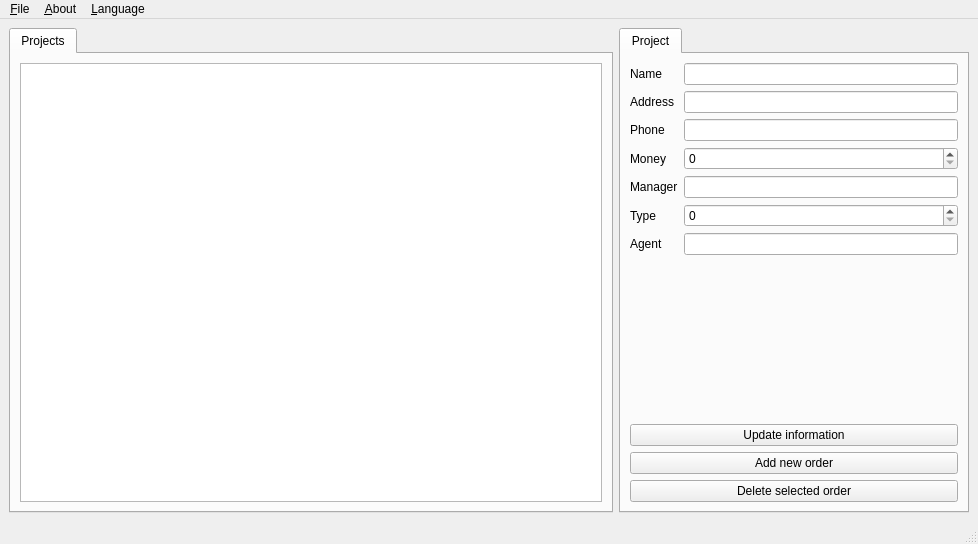
<?xml version="1.0" encoding="UTF-8"?>
<ui version="4.0">
 <class>MainWindow</class>
 <widget class="QMainWindow" name="MainWindow">
  <property name="geometry">
   <rect>
    <x>0</x>
    <y>0</y>
    <width>978</width>
    <height>544</height>
   </rect>
  </property>
  <property name="windowTitle">
   <string>MainWindow</string>
  </property>
  <widget class="QWidget" name="centralwidget">
   <layout class="QGridLayout" name="gridLayout">
    <item row="0" column="2">
     <widget class="QTabWidget" name="tabWidget_2">
      <property name="minimumSize">
       <size>
        <width>350</width>
        <height>0</height>
       </size>
      </property>
      <property name="maximumSize">
       <size>
        <width>250</width>
        <height>16777215</height>
       </size>
      </property>
      <property name="currentIndex">
       <number>0</number>
      </property>
      <widget class="QWidget" name="tabprojectInsert">
       <attribute name="title">
        <string>Project</string>
       </attribute>
       <layout class="QGridLayout" name="gridLayout_5">
        <item row="0" column="0">
         <layout class="QFormLayout" name="formLayout">
          <item row="0" column="0">
           <widget class="QLabel" name="label">
            <property name="text">
             <string>Name</string>
            </property>
           </widget>
          </item>
          <item row="0" column="1">
           <widget class="QLineEdit" name="lineEditName"/>
          </item>
          <item row="1" column="0">
           <widget class="QLabel" name="label_2">
            <property name="text">
             <string>Address</string>
            </property>
           </widget>
          </item>
          <item row="1" column="1">
           <widget class="QLineEdit" name="lineEditaddress"/>
          </item>
          <item row="2" column="0">
           <widget class="QLabel" name="label_3">
            <property name="text">
             <string>Phone</string>
            </property>
           </widget>
          </item>
          <item row="2" column="1">
           <widget class="QLineEdit" name="lineEditphonenumber"/>
          </item>
          <item row="3" column="1">
           <widget class="QSpinBox" name="spinBoxmoney"/>
          </item>
          <item row="4" column="0">
           <widget class="QLabel" name="label_5">
            <property name="text">
             <string>Manager</string>
            </property>
           </widget>
          </item>
          <item row="4" column="1">
           <widget class="QLineEdit" name="lineEditmanager"/>
          </item>
          <item row="5" column="0">
           <widget class="QLabel" name="label_6">
            <property name="text">
             <string>Type</string>
            </property>
           </widget>
          </item>
          <item row="5" column="1">
           <widget class="QSpinBox" name="spinBoxtype"/>
          </item>
          <item row="6" column="0">
           <widget class="QLabel" name="label_7">
            <property name="text">
             <string>Agent</string>
            </property>
           </widget>
          </item>
          <item row="6" column="1">
           <widget class="QLineEdit" name="lineEditagent"/>
          </item>
          <item row="3" column="0">
           <widget class="QLabel" name="label_4">
            <property name="text">
             <string>Money</string>
            </property>
           </widget>
          </item>
         </layout>
        </item>
        <item row="1" column="0">
         <layout class="QVBoxLayout" name="verticalLayout_3">
          <item>
           <widget class="QPushButton" name="pushButtonUpdateprojects">
            <property name="text">
             <string>Update information</string>
            </property>
           </widget>
          </item>
          <item>
           <widget class="QPushButton" name="pushButtonAddprojects">
            <property name="text">
             <string>Add new order</string>
            </property>
           </widget>
          </item>
          <item>
           <widget class="QPushButton" name="pushButtonDeleteprojects">
            <property name="text">
             <string>Delete selected order</string>
            </property>
           </widget>
          </item>
         </layout>
        </item>
       </layout>
      </widget>
     </widget>
    </item>
    <item row="0" column="1">
     <widget class="QTabWidget" name="tabWidget">
      <property name="currentIndex">
       <number>0</number>
      </property>
      <widget class="QWidget" name="tabPets">
       <attribute name="title">
        <string>Projects</string>
       </attribute>
       <layout class="QGridLayout" name="gridLayout_2">
        <item row="0" column="0">
         <widget class="QTableView" name="tableViewprojects"/>
        </item>
       </layout>
      </widget>
     </widget>
    </item>
   </layout>
  </widget>
  <widget class="QMenuBar" name="menubar">
   <property name="geometry">
    <rect>
     <x>0</x>
     <y>0</y>
     <width>978</width>
     <height>26</height>
    </rect>
   </property>
   <widget class="QMenu" name="menuFile">
    <property name="title">
     <string>&amp;File</string>
    </property>
    <addaction name="actionConnect"/>
    <addaction name="actionExit"/>
   </widget>
   <widget class="QMenu" name="menuAbout">
    <property name="title">
     <string>&amp;About</string>
    </property>
    <addaction name="actionAbout_Qt"/>
    <addaction name="actionAbout_author"/>
   </widget>
   <widget class="QMenu" name="menuLanguage">
    <property name="title">
     <string>&amp;Language</string>
    </property>
    <addaction name="actionEnglish"/>
    <addaction name="action"/>
   </widget>
   <addaction name="menuFile"/>
   <addaction name="menuAbout"/>
   <addaction name="menuLanguage"/>
  </widget>
  <widget class="QStatusBar" name="statusbar"/>
  <action name="actionConnect">
   <property name="text">
    <string>&amp;Connect</string>
   </property>
  </action>
  <action name="actionExit">
   <property name="text">
    <string>&amp;Exit</string>
   </property>
  </action>
  <action name="actionAbout_Qt">
   <property name="text">
    <string>About &amp;Qt</string>
   </property>
  </action>
  <action name="actionAbout_author">
   <property name="text">
    <string>About a&amp;uthor</string>
   </property>
  </action>
  <action name="actionEnglish">
   <property name="text">
    <string>English</string>
   </property>
  </action>
  <action name="action">
   <property name="text">
    <string>Русский</string>
   </property>
  </action>
 </widget>
 <resources/>
 <connections>
  <connection>
   <sender>actionExit</sender>
   <signal>triggered()</signal>
   <receiver>MainWindow</receiver>
   <slot>close()</slot>
   <hints>
    <hint type="sourcelabel">
     <x>-1</x>
     <y>-1</y>
    </hint>
    <hint type="destinationlabel">
     <x>399</x>
     <y>299</y>
    </hint>
   </hints>
  </connection>
 </connections>
</ui>
